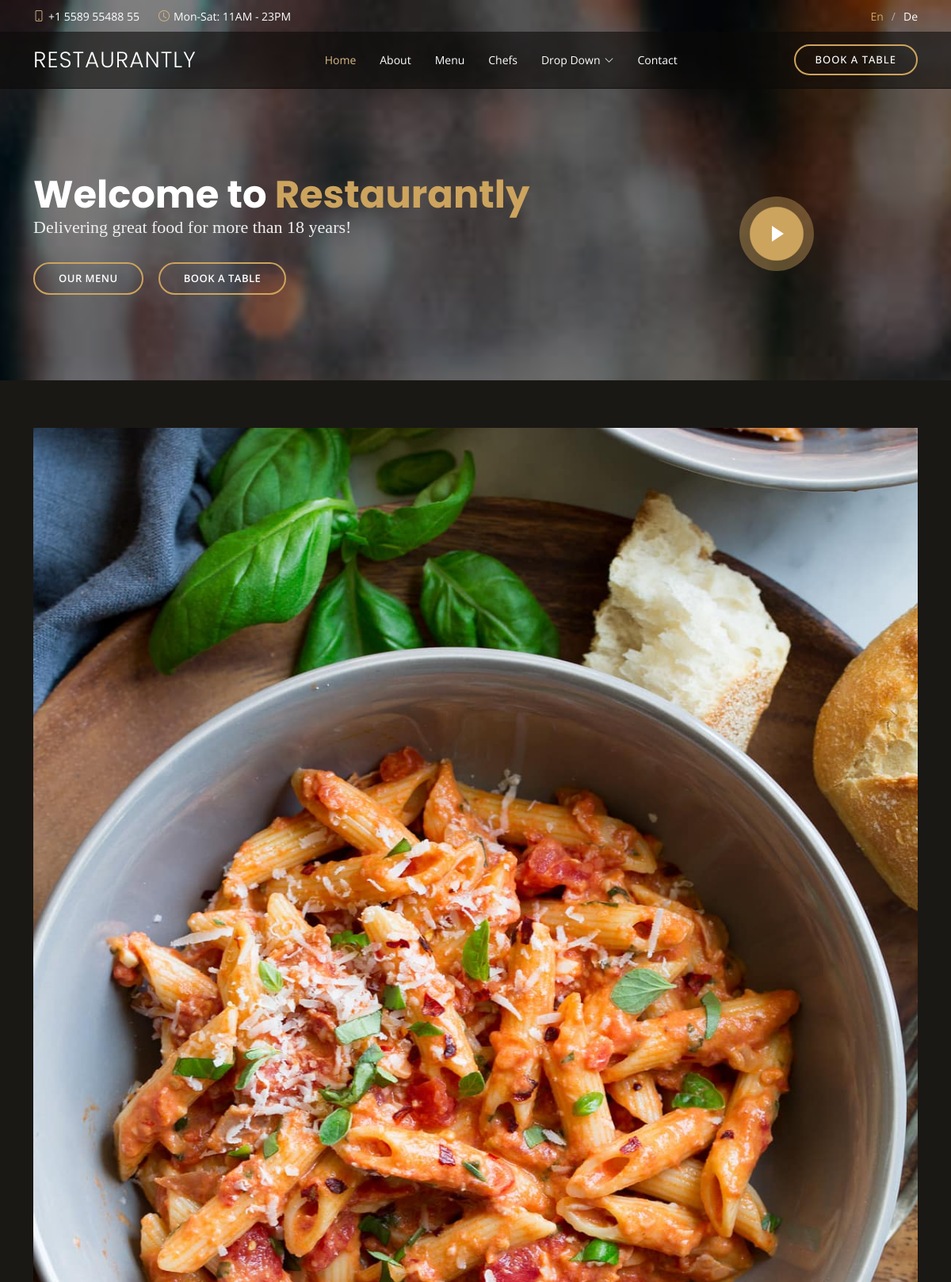
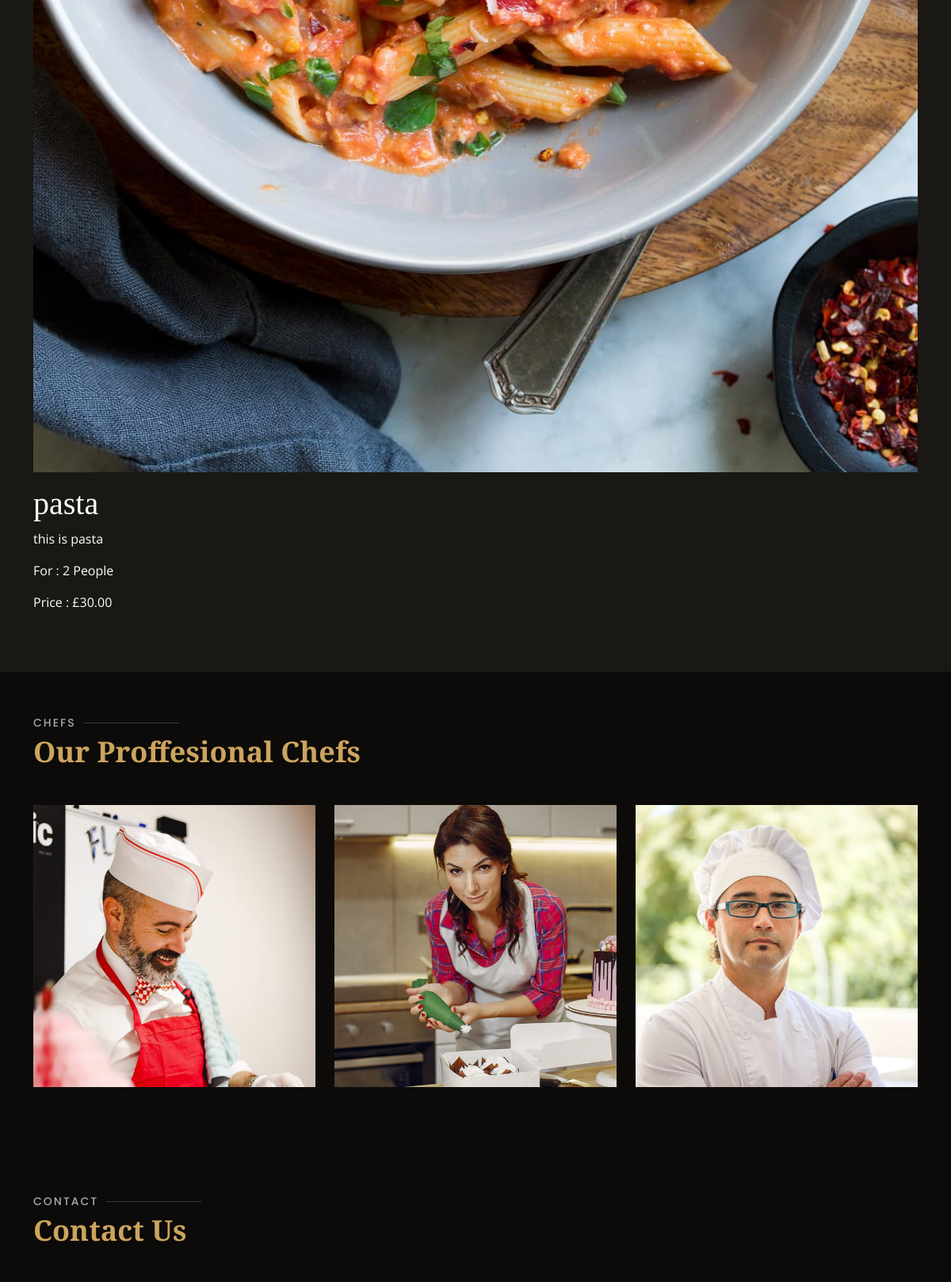
/hotel/pasta/ (upper part), run on the app's committed database (2 pictures, top to bottom).
### hotel/models.py (models this page shows, shortened)
class Meals(models.Model):
    name = models.CharField(max_length=50)
    description = models.TextField(max_length=500)
    category = models.ForeignKey('Category', on_delete=models.SET_NULL, null=True)
    people = models.IntegerField()
    price = models.DecimalField(max_length=5, decimal_places=2, max_digits=5)
    image = models.ImageField(upload_to='hotel/')
    slug = models.SlugField(blank=True, null=True)
    class Meta:
        verbose_name = 'meal'
        verbose_name_plural = 'meals'
    def __str__(self):
        return self.name

### hotel/views.py (the view)
# urls.py: path('<slug:slug>/', views.meal_detail, name='meal_detail'),
def meal_detail(request, slug):
    meal_detail = Meals.objects.get(slug=slug)
    context = {'meal_detail':meal_detail}
    return render(request, 'Meals/detail.html', context)

### hotel/templates/Meals/detail.html
{% extends 'base.html' %}
{% load static %}
{% block body %}
            <section id="menu" class="menu section-bg">
                <div class="container" data-aos="fade-up">
                  <div class="row" data-aos="fade-up" data-aos-delay="100">
                    <div class="col-lg-12 d-flex justify-content-center">
                        <img class="image" src="{{ meal_detail.image.url }}" alt="">
                    </div>
                    <div class="text justify-content-center col-lg-12">
                    <h1>{{ meal_detail }}</h1>
                    <p>{{ meal_detail.description }}</p>
                    <p>For : {{meal_detail.people}} People</p>
                    <p>Price : £{{meal_detail.price }}</p>
                </div>
                </div>
            </div>
              </section>
{% endblock body %}

### static/css/style.css (style rules this page uses)
body { font-family: "Open Sans", sans-serif; background: #0c0b09; color: #fff; }
h1, h2, h3, h4, h5, h6 { font-family: "Playfair Display", serif; }
section { padding: 60px 0; overflow: hidden; }
.section-bg { background-color: #1a1814; }
.image { display: flex; flex-direction: column; justify-content: center; width: 100% !important; margin-bottom: 1rem; }
.text { display: flex; flex-direction: column; }

### data on the page
Meals: image (picture), name "pasta", description "this is pasta", people "2", price "30.00"
